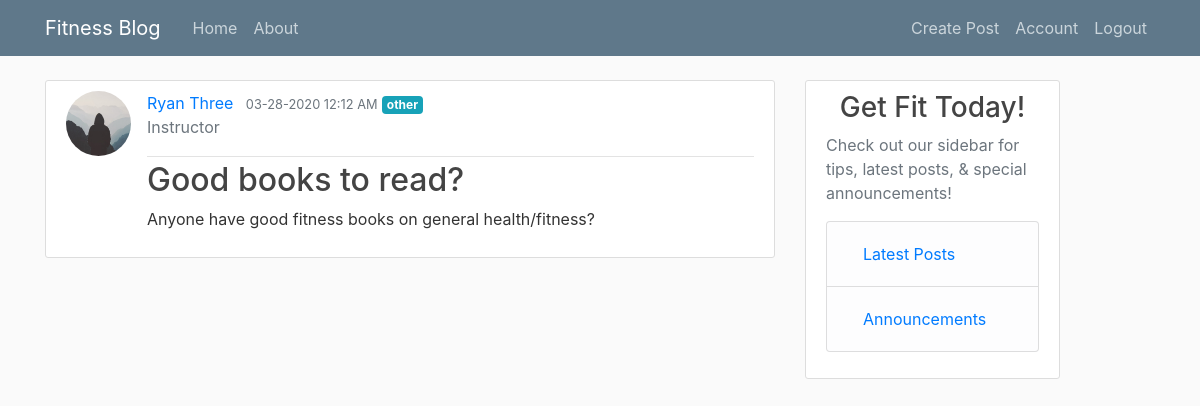
/post/3 (signed in), run on the app's committed database.
### fitnessblog/models.py (models this page shows, shortened)
class User(db.Model, UserMixin):
    id = db.Column(db.Integer, primary_key=True)
    username = db.Column(db.String(20), unique=True, nullable=False)
    email = db.Column(db.String(120), unique=True, nullable=False)
    profile_type = db.Column(db.String(20), nullable=False)
    image_file = db.Column(db.String(20), nullable=False, default="default.jpg")
    password = db.Column(db.String(60), nullable=False)
    posts = db.relationship("Post", backref="author", lazy=True)

class Post(db.Model):
    id = db.Column(db.Integer, primary_key=True)
    title = db.Column(db.String(100), nullable=False)
    date_posted = db.Column(db.DateTime, nullable=False, default=datetime.utcnow)
    content = db.Column(db.Text, nullable=False)
    category = db.Column(db.Text, nullable=False)
    user_id = db.Column(db.Integer, db.ForeignKey("user.id"), nullable=False)

### fitnessblog/posts/routes.py (the view)
@posts.route("/post/<int:post_id>")
def post(post_id):
    post = Post.query.get_or_404(post_id)
    return render_template("post.html", title=post.title, post=post)

### fitnessblog/models.py (called while the page is built)
@login_manager.user_loader
def load_user(user_id):
    return User.query.get(int(user_id))

### fitnessblog/templates/post.html (shortened to what this page needs)
{% extends "layout.html" %}
{% block content %}
  <article class="media content-section">
    <img class="rounded-circle article-img" src="{{ url_for('static', filename='profile_pics/' + post.author.image_file) }}">
    <div class="media-body">
      <div class="article-metadata">
        <a class="mr-2" href="{{ url_for('users.user_posts', username=post.author.username) }}">{{ post.author.username }}</a>
        <small class="text-muted">{{ post.date_posted.strftime('%m-%d-%Y %I:%M %p') }}</small>
        <a href="{{ url_for('posts.filter_by_category', category=post.category) }}" class="badge badge-info">{{ post.category}}</a>
        <p class="text-secondary">{{ current_user.profile_type.capitalize() }}</p>
      </div>
      <h2 class="article-title">{{ post.title }}</h2>
      <p class="article-content">{{ post.content }}</p>
    </div>
  </article>
{% endblock content %}

### fitnessblog/static/main.css (style rules this page uses)
body { background: #fafafa; color: #333333; margin-top: 5rem; }
h1, h2, h3, h4, h5, h6 { color: #444444; }
.content-section { background: #ffffff; padding: 10px 20px; border: 1px solid #dddddd; border-radius: 3px; margin-bottom: 20px; }
.article-title { color: #444444; }
.article-content { white-space: pre-line; }
.article-img { height: 65px; width: 65px; margin-right: 16px; }
.article-metadata { padding-bottom: 1px; margin-bottom: 4px; border-bottom: 1px solid #e3e3e3; }

### data on the page
User: image_file (placeholder picture), author.username "Ryan Three"
Post: date_posted "03-28-2020 12:12 AM", category "other", title "Good books to read?", content "Anyone have good fitness books on general health/fitness?"
User: profile_type "Instructor"
